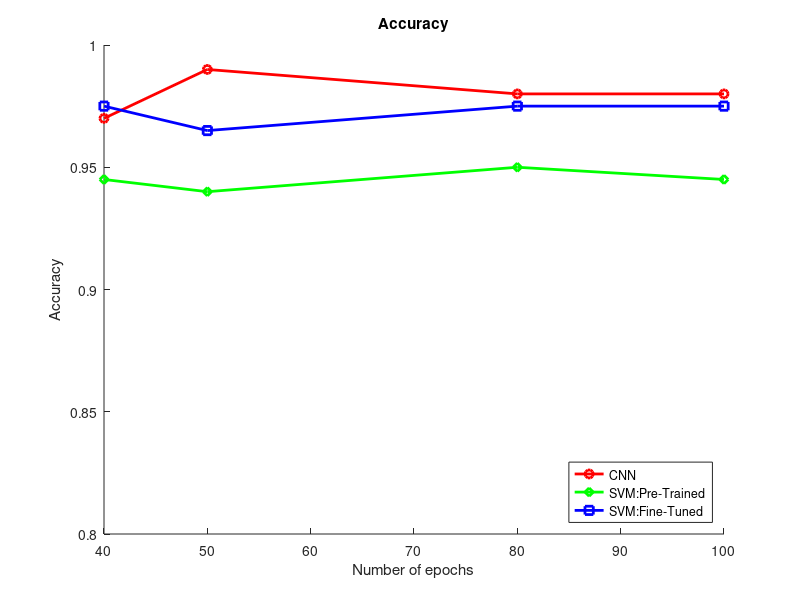
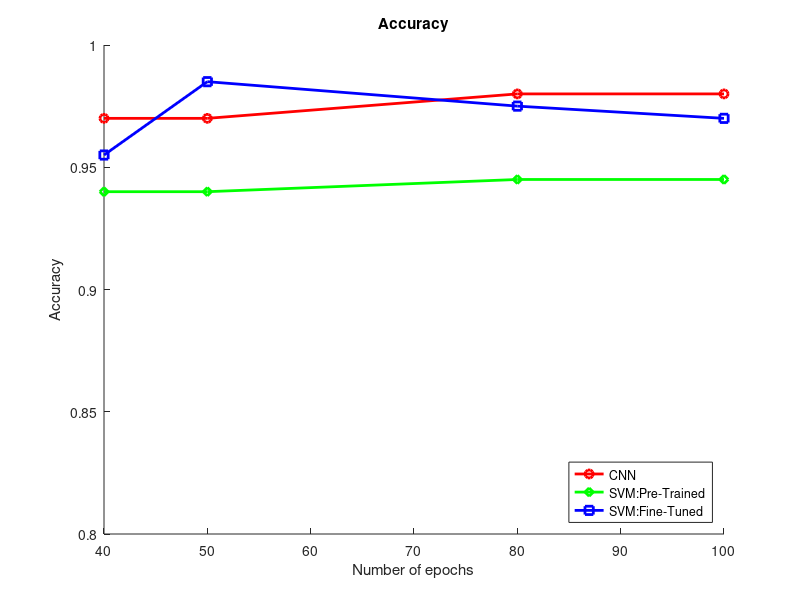

The MATLAB source for these figures, in order:
function anayse_results()

    number_of_epochs = [40, 50, 80, 100];
    
%   Values were extracted using the code provided in main.m
    CNN = [ 0.97, 0.99, 0.98, 0.98];
    SVM_PT = [ 0.945, 0.940, 0.95, 0.945];
    SVM_FT = [ 0.975, 0.965, 0.975, 0.975];

    figure;
    hold on;
    plot(number_of_epochs, CNN, '-or', 'LineWidth', 2);
    plot(number_of_epochs, SVM_PT, '-dg', 'LineWidth', 2);
    plot(number_of_epochs, SVM_FT, '-sb', 'LineWidth', 2);
    title('Accuracy')
    xlabel('Number of epochs')
    ylabel('Accuracy')
    ylim([0.8,1])
    legend('CNN', 'SVM:Pre-Trained', 'SVM:Fine-Tuned', 'Location', 'southeast');
    hold off;
%     print('figures/accuracy_50_batch', '-dpng')

%   Values were extracted using the code provided in main.m
    CNN = [0.97, 0.97, 0.98, 0.98];
    SVM_PT = [0.94, 0.94, 0.945, 0.945];
    SVM_FT = [0.955, 0.985, 0.975, 0.970];
    
    figure;
    hold on;
    plot(number_of_epochs, CNN, '-or', 'LineWidth', 2);
    plot(number_of_epochs, SVM_PT, '-dg', 'LineWidth', 2);
    plot(number_of_epochs, SVM_FT, '-sb', 'LineWidth', 2);
    title('Accuracy')
    xlabel('Number of epochs')
    ylabel('Accuracy')
    ylim([0.8,1])
    legend('CNN', 'SVM:Pre-Trained', 'SVM:Fine-Tuned', 'Location', 'southeast');
    hold off;
%     print('figures/accuracy_100_batch', '-dpng')
end